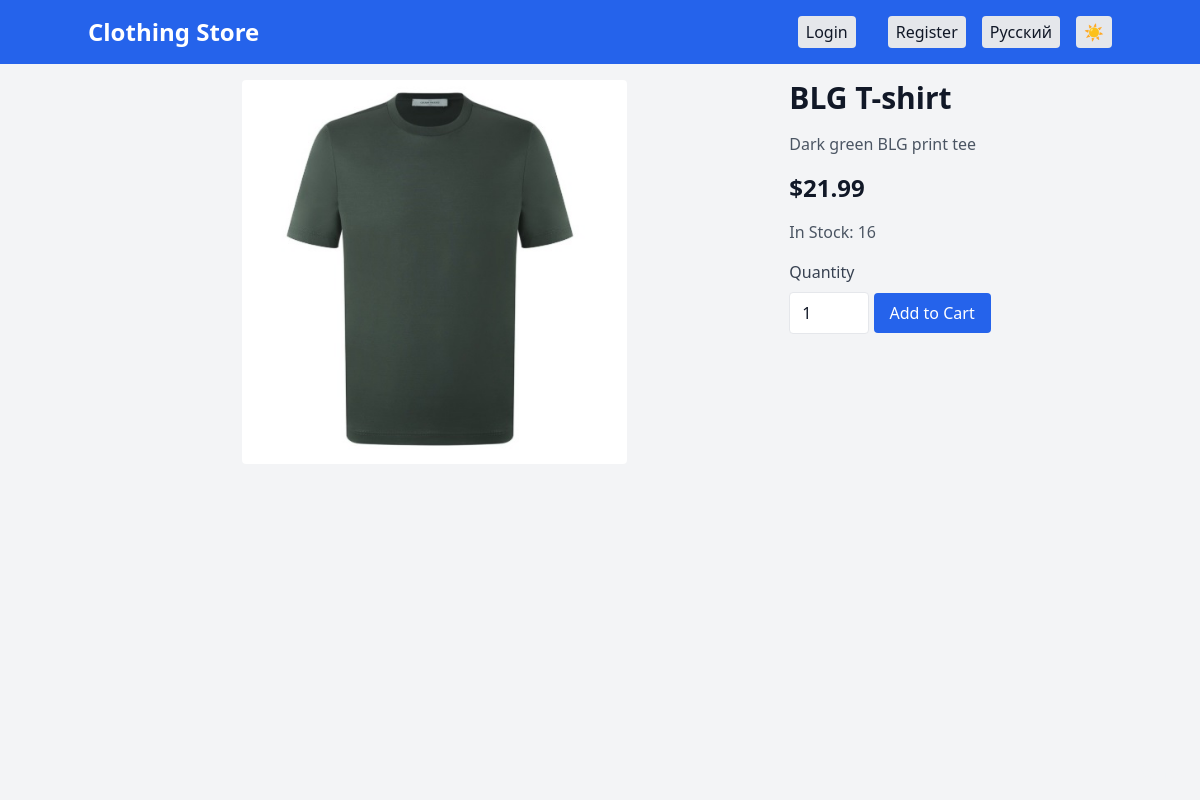
/product/5, run on the app's committed database.
### server.py (models this page shows)
class Product(db.Model):
    id = db.Column(db.Integer, primary_key=True)
    name_en = db.Column(db.String(120), nullable=False)
    name_ru = db.Column(db.String(120), nullable=False)
    price = db.Column(db.Float, nullable=False)
    description_en = db.Column(db.Text, nullable=True)
    description_ru = db.Column(db.Text, nullable=True)
    image = db.Column(db.String(120), nullable=True)
    stock = db.Column(db.Integer, nullable=False, default=0)
    restock_time = db.Column(db.DateTime(timezone=True), nullable=True)

### server.py (the view)
@app.route('/product/<int:product_id>')
def product_detail(product_id):
    lang = session.get('lang', 'en')
    product = Product.query.get_or_404(product_id)
    return render_template('product.html', product=product, t=translations[lang], lang=lang)

### templates/product.html
{% extends 'base.html' %}
{% block content %}
    <div class="flex flex-col md:flex-row gap-6">
        <div class="relative w-full md:w-2/3 h-96 flex items-center justify-center">
            <img src="{{ url_for('static', filename='images/' + product.image) if product.image and product.image in ['Baggy_Jeans.jpg', 'Baggy_pants.jpg', 'Bandana_T-shirt.jpg', 'Black_T-shirt.jpg', 'BLG_T-shirt.jpg', 'Blue_T-shirt.jpg', 'Cargo_pants.jpg', 'Fashion_boots.jpg', 'Fashion_sneakers.jpg', 'Fashion_t-shirt.jpg', 'Fashionable_T-shirt.jpg', 'Glitter_t-shirt.jpg', 'Gray_sweater.jpg', 'Green_T-shirt.jpg', 'Jeans1.jpg', 'jungle_t-shirt.jpg', 'polo.jpg', 'Red_sneakers.jpg', 'Running_sneakers.jpg', 'Spotted_pants.jpg', 'Sweater.jpg', 'Torn_bt-shirt.jpg', 'Torn_t-shirt.jpg', 'trousers.jpg', 'T-shirt.jpg', 'T-shirt_w_print.jpg', 'turquoise_t-shirt.jpg', 'W_T-shirt.jpg', 'White_boots.jpg'] else 'https://via.placeholder.com/300' }}" alt="{{ product.name_en if lang == 'en' else product.name_ru }}" class="max-h-full max-w-full object-contain rounded">
        </div>
        <div>
            <h1 class="text-3xl font-bold mb-4">{{ product.name_en if lang == 'en' else product.name_ru }}</h1>
            <p class="text-gray-600 dark:text-gray-300 mb-4">{{ product.description_en if lang == 'en' else product.description_ru }}</p>
            <p class="text-2xl font-bold mb-4">${{ "%.2f" % product.price }}</p>
            <p class="text-gray-600 dark:text-gray-300 mb-4">{{ t.stock.format(product.stock) }}</p>
            {% if product.stock > 0 %}
                <form method="POST" action="{{ url_for('add_to_cart', product_id=product.id) }}">
                    <label for="quantity" class="block text-gray-700 dark:text-gray-300 mb-2">{{ t.quantity }}</label>
                    <input type="number" name="quantity" id="quantity" value="1" min="1" max="{{ product.stock }}" class="w-20 border rounded px-3 py-2 mb-4 bg-white dark:bg-gray-700 text-gray-900 dark:text-gray-100">
                    <button type="submit" class="bg-blue-600 dark:bg-blue-700 text-white px-4 py-2 rounded hover:bg-blue-700 dark:hover:bg-blue-600">{{ t.add_to_cart }}</button>
                </form>
            {% else %}
                <p class="text-red-600 dark:text-red-400">{{ t.out_of_stock }}</p>
            {% endif %}
        </div>
    </div>
{% endblock %}

### data on the page
Product: image (picture), name_en "BLG T-shirt", description_en "Dark green BLG print tee", price "21.99", stock.format "In Stock: 16"

### other printed values
{{ t.title }} "Clothing Store"
{{ t.login }} "Login"
{{ t.register }} "Register"
{{ t.language }} "Русский"
{{ t.quantity }} "Quantity"
{{ t.add_to_cart }} "Add to Cart"
